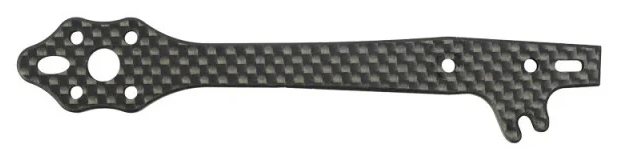
#> input picture old_stuff/demo1.jpg, 635 x 164 px
$ python lcom.py
#> lines starting #> are read from the running program, lines starting #| are printed output that depends on the picture; after the words box and inside, x2 and y2 are one past the last pixel; in counts of white or black regions, pixels touching at a corner belong together
import numpy as np
import matplotlib.pyplot as plt
from scipy import ndimage as ndi
from skimage.util import random_noise
from skimage import feature
from scipy import ndimage
from skimage.color import rgb2gray
from skimage import data
from skimage.filters import gaussian
from skimage.segmentation import active_contour
from PIL import Image

# Generate noisy image of a square
image = np.zeros((128, 128), dtype=float)
image[32:-32, 32:-32] = 1

image = ndi.rotate(image, 15, mode='constant')
image = ndi.gaussian_filter(image, 4)
image = random_noise(image, mode='speckle', mean=0.1)

# Compute the Canny filter for two values of sigma
edges = feature.canny(image, sigma=3)
edg8 = np.array(edges).astype(np.uint8)

"""
s = np.linspace(0, 2 * np.pi, 400)
r = 60 + 100 * np.sin(s)
c = 60 + 100 * np.cos(s)
init = np.array([r, c]).T

snake = active_contour(
    gaussian(edg8, sigma=3, preserve_range=False),
    init,
    alpha=0.015,
    beta=10,
    gamma=0.001,
)

fig, ax = plt.subplots(figsize=(7, 7))
ax.imshow(edg8, cmap=plt.cm.gray)
ax.plot(init[:, 1], init[:, 0], '--r', lw=3)
ax.plot(snake[:, 1], snake[:, 0], '-b', lw=3)
ax.set_xticks([]), ax.set_yticks([])
ax.axis([0, edg8.shape[1], edg8.shape[0], 0])

print("Img shape: {}".format(image.shape))
print("Edges shape: {}".format(edges.shape))
print("Edg8 shape: {}".format(edg8.shape))

#plt.imshow(edg8, cmap=plt.cm.gray)
"""

img = Image.open("demo1.jpg")
#> img is the input picture: PIL image 635x164 RGB; mean R, G, B 199.2, 199.3, 198

im_gray = np.array(img.convert('L'))
im_bool = im_gray > 160
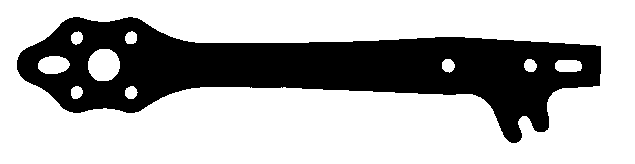
#> im_bool: shape (164, 635) bool; 68.8% white; 1 black region, box (x1, y1, x2, y2) and area: (17, 17, 601, 143) 32478
im_bin = (im_gray > 160) * 255

print(im_bin)
#> (printed output is left out)

r = np.linspace(0, im_bin.shape[0], 100)
#> r = 100 values from 0 to 164
c = np.linspace(0, im_bin.shape[1], 100)
#> c = 100 values from 0 to 635

#init = np.array([[0, 0], [0, im_bin.shape[1]], [im_bin.shape[0], 0], [im_bin.shape[0], im_bin.shape[1]]]).T

s = np.linspace(0, 2 * np.pi, 400)
r = 100 + 100 * np.sin(s)
c = 220 + 100 * np.cos(s)
init = np.array([r, c]).T

snake = active_contour(
    gaussian(im_bin, sigma=3, preserve_range=False),
    init,
    alpha=0.1,
    beta=1,
    gamma=0.1,
    w_line=-5,
    w_edge=0,
)
#> snake = 400 pairs, first value 0.274 to 199.7, second value 120.3 to 319.8

fig, ax = plt.subplots(figsize=(7, 7))
ax.imshow(im_bin, cmap=plt.cm.gray)
ax.plot(init[:, 1], init[:, 0], '--r', lw=3)
ax.plot(snake[:, 1], snake[:, 0], '-b', lw=3)
ax.set_xticks([]), ax.set_yticks([])
ax.axis([0, im_bin.shape[1], im_bin.shape[0], 0])

plt.show()
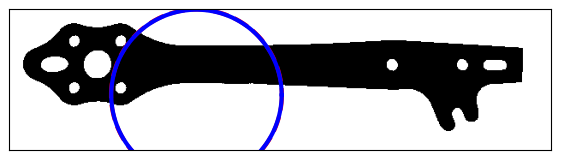
#> figure drawn by matplotlib, 1 panel

plt.show()

def lcom_filter(edges2, m=64, n=64):
    cmp_img = np.zeros(edges2.shape, dtype=float)

    for i in range(m):
        for j in range(n):
            y0 = i * int(edges2.shape[0] / m)
            y1 = y0 + int(edges2.shape[0] / m)
            x0 = j * int(edges2.shape[1] / n)
            x1 = x0 + int(edges2.shape[1] / n)

            tile = (edges2[y0:y1, x0:x1])
            tile_asint = np.array(tile).astype(np.uint8)

            cm = ndimage.center_of_mass(tile_asint)

            if not any(np.isnan(a) for a in cm):
                x_c = int(np.rint(cm[0]) + x0)
                y_c = int(np.rint(cm[1]) + y0)
                cmp_img[x_c, y_c] = 1

    return cmp_img


# display results
fig, ax = plt.subplots(nrows=1, ncols=10, figsize=(8, 3))

ax[0].imshow(image, cmap='gray')
ax[0].set_title('noisy image', fontsize=20)

ax[1].imshow(edges, cmap='gray')
ax[1].set_title(r'Canny filter, $\sigma=3$', fontsize=20)

for i in range(2, 9):
    lcom_img = lcom_filter(edges, m=10*i, n=10*i)

    ax[i].imshow(lcom_img, cmap='gray')
    ax[i].set_title('lcom image m/n={}'.format(10*i), fontsize=20)

for a in ax:
    a.axis('off')

fig.tight_layout()
plt.show()
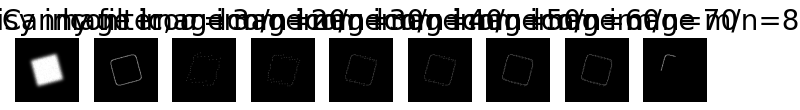
#> figure drawn by matplotlib, 9 panels

$ run again, with old_stuff/demo5.jpg copied over old_stuff/demo1.jpg
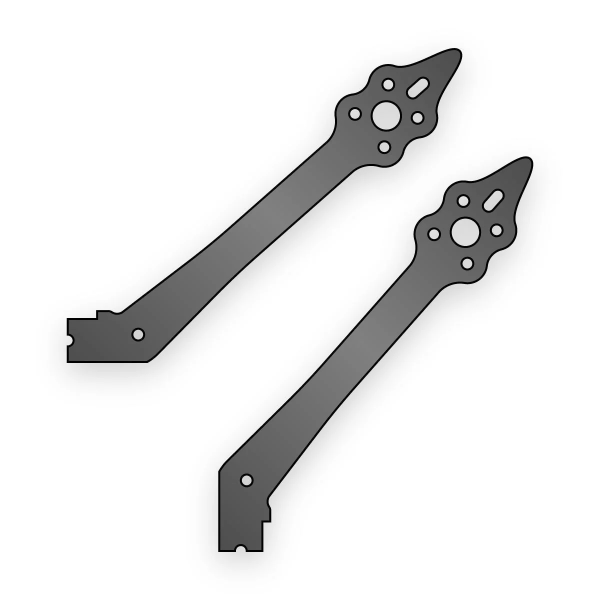
#> input picture old_stuff/demo5.jpg, 1200 x 1200 px (shown at 1/2 size)
#> img is the input picture: PIL image 1200x1200 RGB; min 0, max 255, mean 231.1
#> `im_bool = im_gray > 160`:
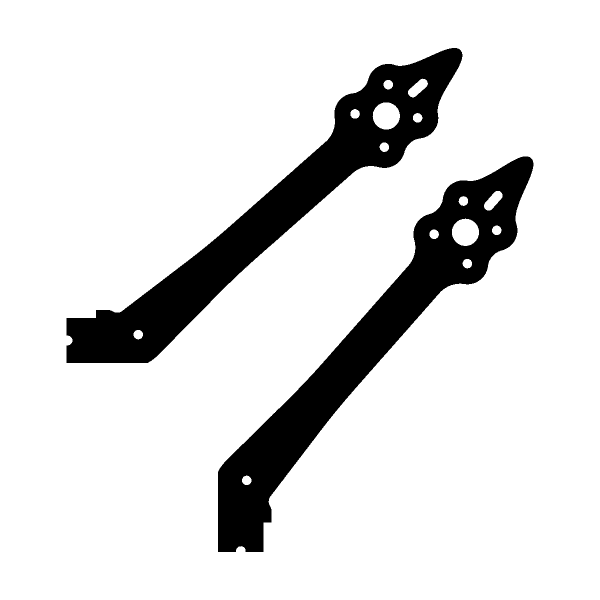
#> im_bool: shape (1200, 1200) bool (shown at 1/2 size); 86.7% white; 2 black regions, box (x1, y1, x2, y2) and area: (436, 313, 1067, 1104) 95648, (133, 96, 925, 726) 95525
#> (printed output is left out)
#> snake = 400 pairs, first value 0.274 to 199.7, second value 120.3 to 319.8
#> `plt.show()`:
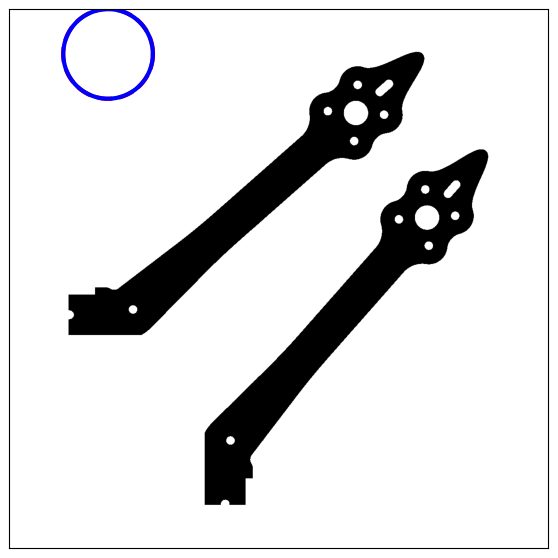
#> figure drawn by matplotlib, 1 panel
